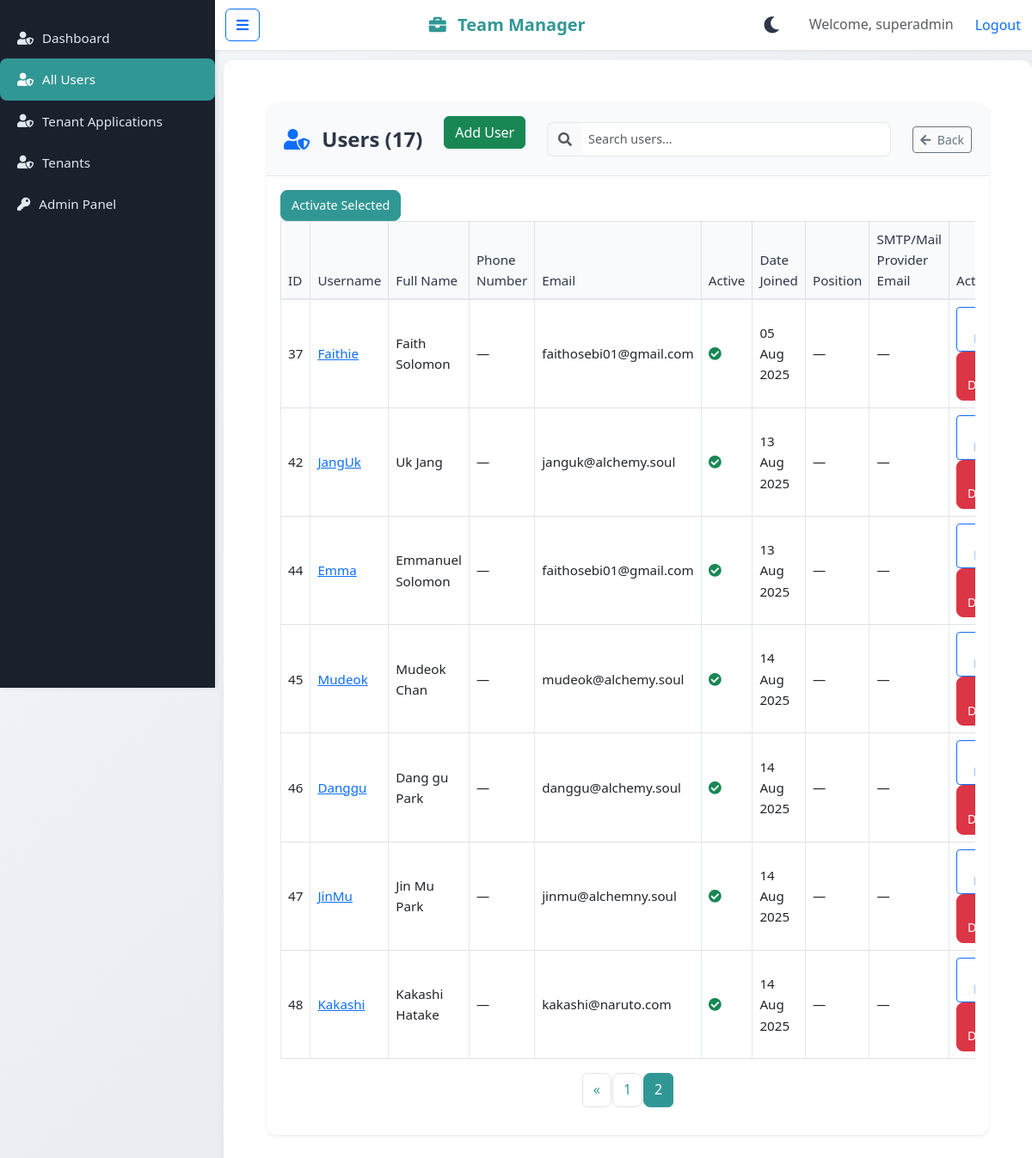
Screenshot of /tenants/users/list/?page=2 (signed in) with the database file from the repository.
### documents/models.py (models this page shows, shortened)
class CustomUser(AbstractUser):
    EMAIL_PROVIDERS = [
        ('gmail', 'Gmail'),
        ('yahoo', 'Yahoo'),
        ('outlook', 'Outlook'),
        ('zoho', 'Zoho'),
        ('icloud', 'iCloud'),
    ]
    tenant = models.ForeignKey(Tenant, on_delete=models.CASCADE, blank=True, null=True, related_name="customuser")
    roles = models.ManyToManyField(Role, blank=True)
    department = models.ForeignKey('Department', on_delete=models.SET_NULL, null=True, blank=True, related_name='members')
    teams = models.ManyToManyField('Team', blank=True, related_name='members')
    phone_number = models.CharField(max_length=15, blank=True, null=True)
    email_address = models.EmailField(blank=True, null=True, help_text="Email address for email provider. To enable email sending.")
    email_password = models.CharField(max_length=255, blank=True, null=True, help_text="Password for email provider. To enable email sending.")  # Encrypted SMTP password
    email_provider = models.CharField(max_length=20, choices=EMAIL_PROVIDERS, blank=True, null=True)
    def __str__(self):
        return self.username

### tenants/views.py (the view)
# urls.py: path('users/list/', users_list, name='all_users_list'),
@login_required
@user_passes_test(lambda u: u.is_superuser)
def users_list(request):
    users = CustomUser.objects.all()
    paginator = Paginator(users, 10)  # 10 users per page
    page_number = request.GET.get('page')
    page_obj = paginator.get_page(page_number)
    count = users.count()
    return render(request, "tenants/users_list.html", {"users": page_obj, 'count': count})

### documents/context_processors.py (called while the page is built)
def notification_count(request):
    if request.user.is_authenticated:
        if not hasattr(request, 'tenant') or (not request.user.is_superuser and request.user.tenant != request.tenant):
            logger.error(f"Unauthorized access by user {request.user.username}: tenant mismatch")
            return {'unseen_notification_count': 0}
    print("Meer>>>>>", request)
    if request.user.is_authenticated:
        if request.user.is_superuser:
            user = CustomUser.objects.get(username=request.user.username)
        else:
            user = CustomUser.objects.get(username=request.user.username, tenant=request.tenant)
        count = UserNotification.objects.filter(user=user, dismissed=False).count()
        return {'unseen_notification_count': count}
    return {'unseen_notification_count': 0}

### tenants/templates/tenants/users_list.html (shortened to what this page needs)
{% extends 'base.html' %}
{% block content %}
<div class="users-page">
    <div class="card shadow-sm">
        <div class="card-header d-flex justify-content-between align-items-center">
            <h4 class="card-title mb-0">
                <i class="fas fa-user-shield me-2 text-primary" aria-hidden="true"></i>
                Users ({{ count }})
            </h4>
            <div class="mb-3">
                <a href="{% url 'create_user' %}" class="btn btn-success">Add User</a>
            </div>
            <div class="input-group w-50 w-md-25">
                <span class="input-group-text bg-transparent border-end-0">
                    <i class="fas fa-search text-muted"></i>
                </span>
                <input type="text" class="form-control border-start-0" id="searchUsers" placeholder="Search users..." aria-label="Search users">
            </div>
            <a href="{% url 'admin_dashboard' %}" class="btn btn-outline-secondary btn-sm" title="Back to Admin Dashboard">
                <i class="fas fa-arrow-left me-1"></i> Back
            </a>
        </div>
        <div class="card-body">
            <div class="table-responsive">
                <button class="btn btn-primary btn-sm" onclick="bulkActivateUsers()">
                    Activate Selected
                </button>
                <table class="table table-hover table-bordered align-middle">
                    <thead class="table-light">
                        <tr>
                            <th scope="col">ID</th>
                            <th scope="col">Username</th>
                            <th scope="col">Full Name</th>
                            <th scope="col">Phone Number</th>
                            <th scope="col">Email</th>
                            <th scope="col">Active</th>
                            <th scope="col">Date Joined</th>
                            <th scope="col">Position</th>
                            <th scope="col">SMTP/Mail Provider Email</th>
                            <th scope="col">Actions</th>
                        </tr>
                    </thead>
                    <tbody id="userTableBody">
                        {% for user in users %}
                        <tr>
                            <td>{{ user.id }}</td>
                            <td><a href="{% url 'view_user_details' user.id %}">{{ user.username }}</a></td>
                            <td>{{ user.first_name }} {{ user.last_name }}</td>
                            <td>{{ user.phone_number|default:'—' }}</td>
                            <td>{{ user.email }}</td>
                            <td>
                                {% if user.is_active %}
                                    <i class="fas fa-check-circle text-success" aria-hidden="true" title="Active"></i>
                                {% endif %}
                            </td>
                            <td>{{ user.date_joined|date:"d M Y" }}</td>
                            <td>{{ user.position|default:'—' }}</td>
                            <td>{{ user.email_address|default:'—' }}</td>
                            <td>
                                <a href="{% url 'edit_user' user.id %}" class="btn btn-outline-primary btn-sm me-1" title="Edit User">
                                </a>
                                <form action="{% url 'delete_user' user.id %}" method="POST" class="d-inline">
                                    <button type="submit Missouri System: submit" class="btn btn-danger btn-sm" title="Delete User"onclick="return confirm('Are you sure you want to delete {{ user.username }}?');">
                                         Delete
                                    </button>
                                </form>
                            </td>
                        </tr>
                        {% empty %}
                        <tr>
                            <td colspan="10" class="text-center text-muted">No users found.</td>
                        </tr>
                        {% endfor %}
                    </tbody>
                </table>
                {% if users.has_other_pages %}
                    <nav aria-label="Page navigation">
                        <ul class="pagination justify-content-center mt-3">
                            {% if users.has_previous %}
                                <li class="page-item">
                                    <a class="page-link" href="?page={{ users.previous_page_number }}" aria-label="Previous">
                                        <span aria-hidden="true">&laquo;</span>
                                    </a>
                                </li>
                            {% endif %}
                            {% for num in users.paginator.page_range %}
                                <li class="page-item {% if users.number == num %}active{% endif %}">
                                    <a class="page-link" href="?page={{ num }}">{{ num }}</a>
                                </li>
                            {% endfor %}
                        </ul>
                    </nav>
                {% endif %}
            </div>
        </div>
    </div>
</div>
{% endblock %}

### documents/templates/base.html (shortened to what this page needs)
{% load static %}
<!DOCTYPE html>
<html lang="en">
<head>
    <link rel="stylesheet" href="https://cdn.jsdelivr.net/npm/bootstrap@5.3.0/dist/css/bootstrap.min.css">
    <link rel="stylesheet" href="https://cdnjs.cloudflare.com/ajax/libs/font-awesome/5.15.4/css/all.min.css">
</head>
<body {% if not user.is_authenticated %}class="unauthenticated"{% endif %}>
    <link href="https://cdn.jsdelivr.net/npm/select2@4.1.0-rc.0/dist/css/select2.min.css" rel="stylesheet">
    {% if user.is_authenticated %}
    <div class="sidebar" id="sidebar">
        {% if user.is_superuser %}
            <a href="{% url 'superuser_dashboard' %}" {% if request.path == '/tenants/dashboard/' %}class="active"{% endif %}><i class="fas fa-user-shield"></i>Dashboard</a>
            <a href="{% url 'all_users_list' %}" {% if request.path == '/tenants/users/list/' %}class="active"{% endif %}><i class="fas fa-user-shield"></i>All Users</a>
            <a href="{% url 'tenant_applications' %}" {% if request.path == '/tenants/tenant-applications/'%}class="active"{% endif %}><i class="fas fa-user-shield"></i>Tenant Applications</a>
            <a href="{% url 'tenant_list' %}" {% if request.path == '/tenants/list/' %}class="active"{% endif %}><i class="fas fa-user-shield"></i>Tenants</a>
            <a href="{% url 'admin:index' %}" {% if request.path|slice:":7" == '/admin/' %}class="active"{% endif %}><i class="fas fa-key"></i> Admin Panel</a>
        {% endif %}
    </div>
    {% endif %}
    {% if not user.is_superuser and not user.tenant %}
        <nav class="navbar navbar-light bg-light fixed-top no-tenant" id="navbar">
            <div class="container-fluid">
                <a class="navbar-brand ms-3" href="{% url 'tenant_home' %}"><i class="fas fa-briefcase mr-4" style="color: #319795;"></i> <span style="color: #319795;"><strong>Team Manager</strong></span></a>
                <div class="d-flex align-items-center gap-2">
                    <button class="theme-toggle-btn" id="themeToggleBtn" title="Toggle Dark Mode" aria-label="Toggle Dark Mode">
                        <i class="fas fa-moon"></i>
                    </button>
                    <button class="navbar-toggler" type="button" data-bs-toggle="collapse" data-bs-target="#navbarNav" aria-controls="navbarNav" aria-expanded="false" aria-label="Toggle navigation">
                        <span class="navbar-toggler-icon"></span>
                    </button>
                </div>
                <div class="collapse navbar-collapse" id="navbarNav">
                    <ul class="navbar-nav">
                        <li class="nav-item">
                            <a class="nav-link" href="#features">Features</a>
                        </li>
                        <li class="nav-item">
                            <a class="nav-link" href="#why-join">Why Join</a>
                        </li>
                        <li class="nav-item">
                            <a class="nav-link btn btn-primary text-white" href="{% url 'apply_for_tenant' %}">Apply for Your Company</a>
                        </li>
                    </ul>
                    <div class="auth-section ms-auto">
                        {% if user.is_authenticated and user.is_superuser %}
                            <span class="text-muted me-3">Welcome, {{ user.username }}</span>
                            <form action="{% url 'logout' %}" method="post" style="display: inline;">
                                {% csrf_token %}
                                <button type="submit" class="btn btn-link text-primary" style="padding: 0; text-decoration: none;">Logout</button>
                            </form>
                        {% else %}
                            <a href="{% url 'login' %}" class="btn btn-primary">Login</a>
                        {% endif %}
                    </div>
                </div>
            </div>
        </nav>
    {% elif user.is_authenticated or user.is_superuser %}
    <nav class="navbar navbar-light bg-light fixed-top" id="navbar">
        <div class="container-fluid">
            {% if user.is_authenticated %}
                <button class="btn btn-outline-primary toggle-sidebar" onclick="toggleSidebar()" aria-label="Toggle Sidebar"><i class="fas fa-bars"></i></button>
            {% else %}
                <span class="d-none d-md-inline"> </span>
            {% endif %}
            <a class="navbar-brand ms-3" href="/">
                {% if user.is_authenticated and request.tenant.company_profile %}
                    {% if request.tenant.company_profile.photo %}
                        <img src="{{ request.tenant.company_profile.photo.url }}" alt="{{ request.tenant.company_profile.company_name }} Logo" class="company-logo me-2" style="max-height: 40px;">
                    {% else %}
                        <img src="{% static 'teammanager_logo.png' %}" alt="Team Manager Logo" class="company-logo me-2" style="max-height: 40px; object-fit: contain; background: rgba(255, 255, 255, 0.95); padding: 8px;">
                    {% endif %}
                    <span id="tenant-name" style="color: #319795;"><strong>{{ request.tenant.company_profile.company_name|default:"Team Manager" }}</strong></span>
                {% else %}
                    <i class="fas fa-briefcase me-2" style="color: #319795;"></i>
                    <span id="tenant-name" style="color: #319795;"><strong>{{ request.tenant.name|default:"Team Manager" }}</strong></span>
                {% endif %}
            </a>
            <div class="d-flex align-items-center gap-4">
                <button class="theme-toggle-btn" id="themeToggleBtn" title="Toggle Dark Mode" aria-label="Toggle Dark Mode">
                    <i class="fas fa-moon"></i>
                </button>
                {% if user.is_authenticated %}
                    <span class="text-muted">Welcome, {{ user.username }}</span>
                    {% if user.is_superuser %}
                        <form action="{% url 'logout' %}" method="post" style="display: inline;">
                            <button type="submit" class="btn btn-link text-primary" style="padding: 0; text-decoration: none;">Logout</button>
                        </form>
                    {% endif %}
                {% else %}
                    <a href="{% url 'login' %}" class="btn btn-primary">Login</a>
                    <a href="{% url 'register' %}" class="btn btn-outline-primary">Register</a>
                {% endif %}
            </div>
        </div>
    </nav>
    {% endif %}
    <div class="main-content" id="main-content">
        {% block content %}
        {% endblock %}
    </div>
</body>
</html>

### tenants/templates/tenants/users_list.html (style rules this page uses)
.pagination .page-link { color: #319795; border-radius: 8px; margin: 0 2px; }
.pagination .page-item.active .page-link { background-color: #319795; border-color: #319795; color: #ffffff; }
.users-page { padding: 20px; }
.users-page .card { border: none; border-radius: 12px; background: #ffffff; box-shadow: 0 4px 12px rgba(0, 0, 0, 0.05); }
.users-page .card-header { background: #f8fafc; border-bottom: 1px solid #e2e8f0; border-radius: 12px 12px 0 0; padding: 15px 20px; }
.users-page .card-title { font-weight: 600; color: #2d3748; }
.users-page .table { margin-bottom: 0; font-size: 0.95rem; }
.users-page .table th { font-weight: 500; color: #2d3748; background: #f8fafc; border-bottom: 2px solid #e2e8f0; }
.users-page .table td { vertical-align: middle; border-color: #e2e8f0; }
.users-page .btn-primary { background-color: #319795; border-color: #319795; border-radius: 8px; padding: 6px 12px; font-size: 0.9rem; transition: background-color 0.2s ease; }
.users-page .btn-danger { background-color: #dc3545; border-color: #dc3545; border-radius: 8px; padding: 6px 12px; font-size: 0.9rem; transition: background-color 0.2s ease; }
.users-page .form-control { border-radius: 8px; border: 1px solid #e2e8f0; font-size: 0.9rem; padding: 8px; }
.users-page .input-group-text { border-radius: 8px 0 0 8px; border: 1px solid #e2e8f0; }

### rows the page displays
CustomUser: username "superadmin"
CustomUser: id "37", username "Faithie", first_name "Faith", last_name "Solomon", phone_number "—", email "faithosebi01@gmail.com", is_active True (drawn), date_joined "05 Aug 2025", position "—", email_address "—"
CustomUser: id "42", username "JangUk", first_name "Uk", last_name "Jang", phone_number "—", email "janguk@alchemy.soul", is_active True (drawn), date_joined "13 Aug 2025", position "—", email_address "—"
CustomUser: id "44", username "Emma", first_name "Emmanuel", last_name "Solomon", phone_number "—", email "faithosebi01@gmail.com", is_active True (drawn), date_joined "13 Aug 2025", position "—", email_address "—"
CustomUser: id "45", username "Mudeok", first_name "Mudeok", last_name "Chan", phone_number "—", email "mudeok@alchemy.soul", is_active True (drawn), date_joined "14 Aug 2025", position "—", email_address "—"
CustomUser: id "46", username "Danggu", first_name "Dang gu", last_name "Park", phone_number "—", email "danggu@alchemy.soul", is_active True (drawn), date_joined "14 Aug 2025", position "—", email_address "—"
CustomUser: id "47", username "JinMu", first_name "Jin Mu", last_name "Park", phone_number "—", email "jinmu@alchemny.soul", is_active True (drawn), date_joined "14 Aug 2025", position "—", email_address "—"
CustomUser: id "48", username "Kakashi", first_name "Kakashi", last_name "Hatake", phone_number "—", email "kakashi@naruto.com", is_active True (drawn), date_joined "14 Aug 2025", position "—", email_address "—"

### other values shown
{{ request.tenant.name|default:"Team Manager" }} "Team Manager"
{{ count }} "17"
{{ num }} "1" "2"
